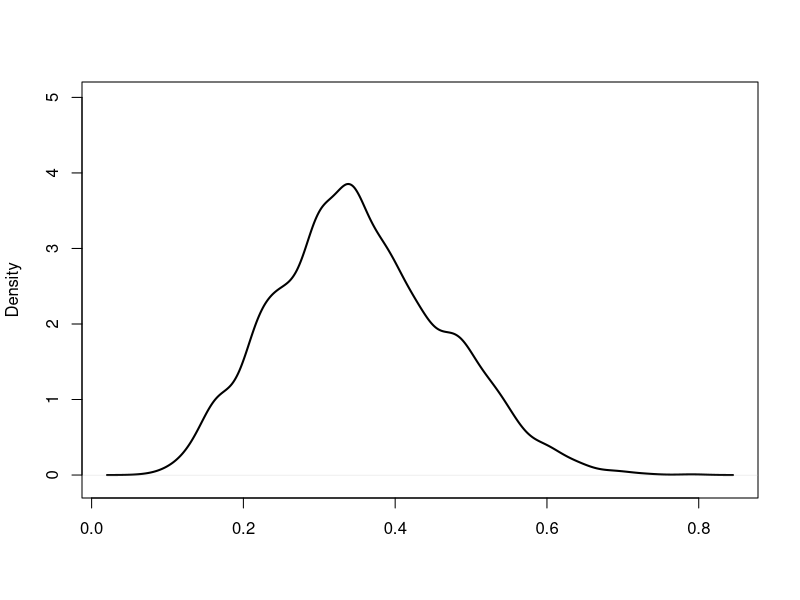

Generate this figure with R: (Note: a time limit stopped this script after it produced the figure.)
## ---- chunk 1
floyd=function(A){
  n<-nrow(A)
  D<-A
  path<-matrix(0,n,n)
  for(i in 1:n){
    for(j in 1:n){
      if(is.finite(D[i,j])==T){path[i,j]=j}
    }
  }
  for(k in 1:n){
    for(i in 1:n){
      for(j in 1:n){
        if(D[i,k]+D[k,j]<D[i,j]){
          D[i,j]=D[i,k]+D[k,j];
          path[i,j]=path[i,k]
        }
      }
    }
  }
  return(list(path=path,D=D))
}
## ---- chunk 2
a=matrix(0,7,7)
a[1,2]=3;a[1,3]=5;
a[2,3]=1;a[2,4]=5;a[2,5]=8;
a[3,4]=7;a[3,5]=4;a[3,6]=10;
a[4,5]=3;a[4,7]=6;
a[5,6]=1;a[5,7]=2;
a[6,7]=2
b=a+t(a)
b[b==0]=Inf
floyd(b)
## ---- chunk 3
kerden=function(x,h){
  x=sort(x)
  n=length(x);s=0;t=0;y=0
  for(i in 2:n)
    s[i]=0
  for(i in 1:n){
    for(j in 1:n)
      s[i]=s[i]+exp(-((x[i]-x[j])^2)/(2*h*h))
    t[i]=s[i]
  }
  for(i in 1:n)
    y[i]=t[i]/(n*h*sqrt(2*pi))
  z=complex(real=x,imaginary=y)
  return(z)
}
## ---- chunk 4
dep=function(mu,sigma,p){
  n=30 
  i=sample(1:2,size=n,replace=TRUE,prob=c(p,1-p))
  x=rnorm(n, mu[i], sigma[i])
  m=5000
  xt=numeric(m)
  u=runif(m)
  a=1 
  b=1
  y<-rbeta(m,a,b) 
  xt[1]=0.5
  for (i in 2:m) {
    fy<-y[i]*dnorm(x,mu[1],sigma[1]) +
      (1-y[i])*dnorm(x,mu[2],sigma[2])
    fx<-xt[i-1]*dnorm(x,mu[1],sigma[1])+
      (1-xt[i-1])*dnorm(x,mu[2],sigma[2])
    r<-prod(fy/fx)*
      (xt[i-1]^(a-1)*(1-xt[i-1])^(b-1))/
      (y[i]^(a-1)*(1-y[i])^(b-1))
    if(u[i]<=r) xt[i]<-y[i] 
    else xt[i]<-xt[i-1]
  }
  return(xt)
}
## ---- chunk 5
p=0.3 
mu=c(0,1) 
sigma=c(1,0.3)
data=c(dep(mu,sigma,p))
plot(density(data),ylim=c(-0.1,5),main="",xlab="",col=1,lwd=2)
lines(kerden(data,0.005),col=2,lwd=1)
